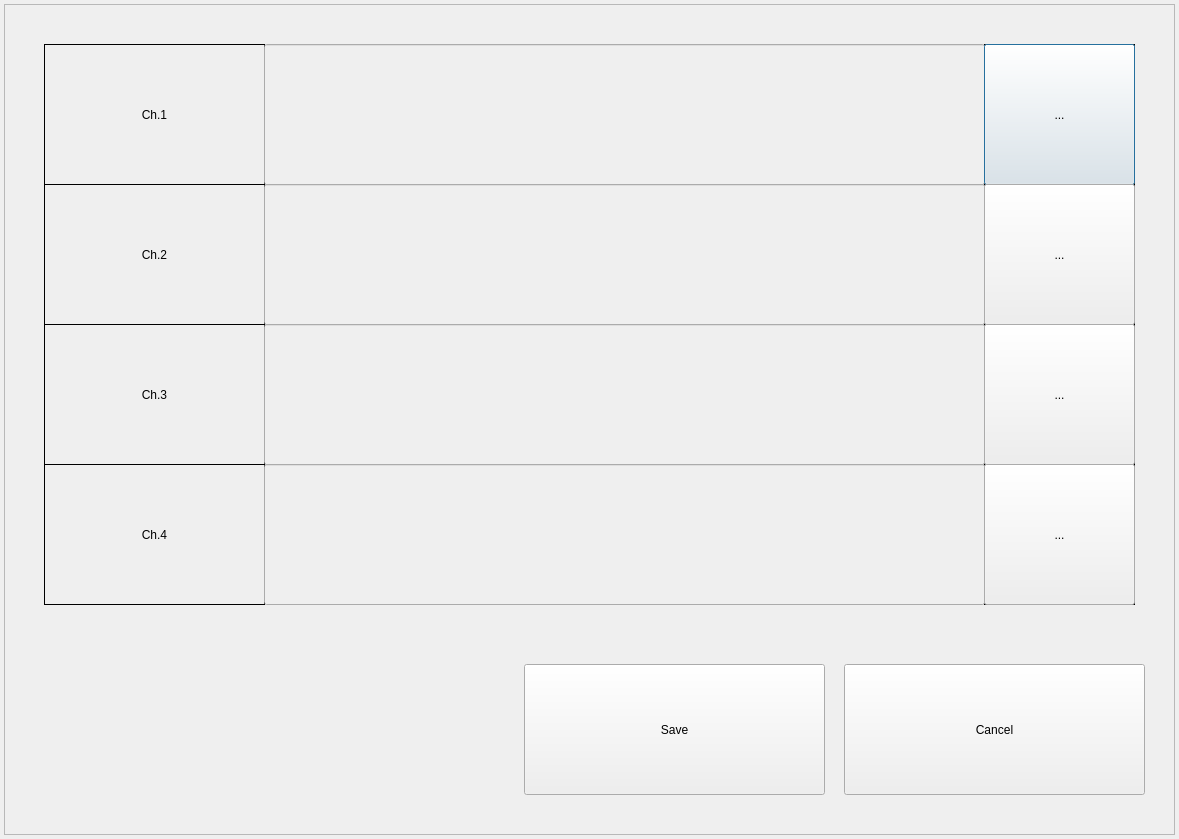
<?xml version="1.0" encoding="UTF-8"?>
<ui version="4.0">
 <class>CameraNameDialog1080p</class>
 <widget class="QDialog" name="CameraNameDialog1080p">
  <property name="geometry">
   <rect>
    <x>0</x>
    <y>0</y>
    <width>1179</width>
    <height>839</height>
   </rect>
  </property>
  <property name="windowTitle">
   <string>CAMERA NAME PROPERTY</string>
  </property>
  <widget class="QFrame" name="frame">
   <property name="geometry">
    <rect>
     <x>4</x>
     <y>4</y>
     <width>1171</width>
     <height>831</height>
    </rect>
   </property>
   <property name="frameShape">
    <enum>QFrame::StyledPanel</enum>
   </property>
   <property name="frameShadow">
    <enum>QFrame::Raised</enum>
   </property>
   <widget class="QLabel" name="labelCameraName1">
    <property name="geometry">
     <rect>
      <x>40</x>
      <y>40</y>
      <width>221</width>
      <height>141</height>
     </rect>
    </property>
    <property name="frameShape">
     <enum>QFrame::Box</enum>
    </property>
    <property name="text">
     <string>Ch.1</string>
    </property>
    <property name="alignment">
     <set>Qt::AlignCenter</set>
    </property>
   </widget>
   <widget class="QLineEdit" name="lineEditName1">
    <property name="enabled">
     <bool>false</bool>
    </property>
    <property name="geometry">
     <rect>
      <x>260</x>
      <y>40</y>
      <width>721</width>
      <height>141</height>
     </rect>
    </property>
    <property name="sizePolicy">
     <sizepolicy hsizetype="Preferred" vsizetype="Fixed">
      <horstretch>100</horstretch>
      <verstretch>100</verstretch>
     </sizepolicy>
    </property>
    <property name="minimumSize">
     <size>
      <width>0</width>
      <height>100</height>
     </size>
    </property>
    <property name="alignment">
     <set>Qt::AlignCenter</set>
    </property>
   </widget>
   <widget class="QPushButton" name="buttonVirtualKeyboard1">
    <property name="geometry">
     <rect>
      <x>980</x>
      <y>40</y>
      <width>151</width>
      <height>141</height>
     </rect>
    </property>
    <property name="minimumSize">
     <size>
      <width>100</width>
      <height>100</height>
     </size>
    </property>
    <property name="text">
     <string>...</string>
    </property>
   </widget>
   <widget class="QLabel" name="labelCameraName2">
    <property name="geometry">
     <rect>
      <x>40</x>
      <y>180</y>
      <width>221</width>
      <height>141</height>
     </rect>
    </property>
    <property name="frameShape">
     <enum>QFrame::Box</enum>
    </property>
    <property name="text">
     <string>Ch.2</string>
    </property>
    <property name="alignment">
     <set>Qt::AlignCenter</set>
    </property>
   </widget>
   <widget class="QLineEdit" name="lineEditName2">
    <property name="enabled">
     <bool>false</bool>
    </property>
    <property name="geometry">
     <rect>
      <x>260</x>
      <y>180</y>
      <width>721</width>
      <height>141</height>
     </rect>
    </property>
    <property name="minimumSize">
     <size>
      <width>0</width>
      <height>100</height>
     </size>
    </property>
    <property name="alignment">
     <set>Qt::AlignCenter</set>
    </property>
   </widget>
   <widget class="QLabel" name="labelCameraName3">
    <property name="geometry">
     <rect>
      <x>40</x>
      <y>320</y>
      <width>221</width>
      <height>141</height>
     </rect>
    </property>
    <property name="frameShape">
     <enum>QFrame::Box</enum>
    </property>
    <property name="text">
     <string>Ch.3</string>
    </property>
    <property name="alignment">
     <set>Qt::AlignCenter</set>
    </property>
   </widget>
   <widget class="QLineEdit" name="lineEditName3">
    <property name="enabled">
     <bool>false</bool>
    </property>
    <property name="geometry">
     <rect>
      <x>260</x>
      <y>320</y>
      <width>721</width>
      <height>141</height>
     </rect>
    </property>
    <property name="minimumSize">
     <size>
      <width>0</width>
      <height>100</height>
     </size>
    </property>
    <property name="alignment">
     <set>Qt::AlignCenter</set>
    </property>
   </widget>
   <widget class="QLabel" name="labelCameraName4">
    <property name="geometry">
     <rect>
      <x>40</x>
      <y>460</y>
      <width>221</width>
      <height>141</height>
     </rect>
    </property>
    <property name="frameShape">
     <enum>QFrame::Box</enum>
    </property>
    <property name="text">
     <string>Ch.4</string>
    </property>
    <property name="alignment">
     <set>Qt::AlignCenter</set>
    </property>
   </widget>
   <widget class="QLineEdit" name="lineEditName4">
    <property name="enabled">
     <bool>false</bool>
    </property>
    <property name="geometry">
     <rect>
      <x>260</x>
      <y>460</y>
      <width>721</width>
      <height>141</height>
     </rect>
    </property>
    <property name="minimumSize">
     <size>
      <width>0</width>
      <height>100</height>
     </size>
    </property>
    <property name="alignment">
     <set>Qt::AlignCenter</set>
    </property>
   </widget>
   <widget class="QPushButton" name="buttonVirtualKeyboard2">
    <property name="geometry">
     <rect>
      <x>980</x>
      <y>180</y>
      <width>151</width>
      <height>141</height>
     </rect>
    </property>
    <property name="minimumSize">
     <size>
      <width>100</width>
      <height>100</height>
     </size>
    </property>
    <property name="text">
     <string>...</string>
    </property>
   </widget>
   <widget class="QPushButton" name="buttonVirtualKeyboard3">
    <property name="geometry">
     <rect>
      <x>980</x>
      <y>320</y>
      <width>151</width>
      <height>141</height>
     </rect>
    </property>
    <property name="minimumSize">
     <size>
      <width>100</width>
      <height>100</height>
     </size>
    </property>
    <property name="text">
     <string>...</string>
    </property>
   </widget>
   <widget class="QPushButton" name="buttonVirtualKeyboard4">
    <property name="geometry">
     <rect>
      <x>980</x>
      <y>460</y>
      <width>151</width>
      <height>141</height>
     </rect>
    </property>
    <property name="minimumSize">
     <size>
      <width>100</width>
      <height>100</height>
     </size>
    </property>
    <property name="text">
     <string>...</string>
    </property>
   </widget>
   <widget class="QLabel" name="label">
    <property name="geometry">
     <rect>
      <x>980</x>
      <y>460</y>
      <width>151</width>
      <height>141</height>
     </rect>
    </property>
    <property name="frameShape">
     <enum>QFrame::Box</enum>
    </property>
    <property name="text">
     <string/>
    </property>
   </widget>
   <widget class="QLabel" name="label_2">
    <property name="geometry">
     <rect>
      <x>980</x>
      <y>320</y>
      <width>151</width>
      <height>141</height>
     </rect>
    </property>
    <property name="frameShape">
     <enum>QFrame::Box</enum>
    </property>
    <property name="text">
     <string/>
    </property>
   </widget>
   <widget class="QLabel" name="label_3">
    <property name="geometry">
     <rect>
      <x>980</x>
      <y>180</y>
      <width>151</width>
      <height>141</height>
     </rect>
    </property>
    <property name="frameShape">
     <enum>QFrame::Box</enum>
    </property>
    <property name="text">
     <string/>
    </property>
   </widget>
   <widget class="QLabel" name="label_4">
    <property name="geometry">
     <rect>
      <x>980</x>
      <y>40</y>
      <width>151</width>
      <height>141</height>
     </rect>
    </property>
    <property name="frameShape">
     <enum>QFrame::Box</enum>
    </property>
    <property name="text">
     <string/>
    </property>
   </widget>
   <widget class="QPushButton" name="buttonClose">
    <property name="geometry">
     <rect>
      <x>840</x>
      <y>660</y>
      <width>301</width>
      <height>131</height>
     </rect>
    </property>
    <property name="text">
     <string>Cancel</string>
    </property>
   </widget>
   <widget class="QPushButton" name="buttonSave">
    <property name="geometry">
     <rect>
      <x>520</x>
      <y>660</y>
      <width>301</width>
      <height>131</height>
     </rect>
    </property>
    <property name="text">
     <string>Save</string>
    </property>
   </widget>
   <zorder>label_4</zorder>
   <zorder>label_3</zorder>
   <zorder>label_2</zorder>
   <zorder>label</zorder>
   <zorder>labelCameraName1</zorder>
   <zorder>lineEditName1</zorder>
   <zorder>buttonVirtualKeyboard1</zorder>
   <zorder>labelCameraName2</zorder>
   <zorder>lineEditName2</zorder>
   <zorder>labelCameraName3</zorder>
   <zorder>lineEditName3</zorder>
   <zorder>labelCameraName4</zorder>
   <zorder>lineEditName4</zorder>
   <zorder>buttonVirtualKeyboard2</zorder>
   <zorder>buttonVirtualKeyboard3</zorder>
   <zorder>buttonVirtualKeyboard4</zorder>
   <zorder>buttonClose</zorder>
   <zorder>buttonSave</zorder>
  </widget>
 </widget>
 <layoutdefault spacing="6" margin="11"/>
 <resources/>
 <connections/>
</ui>
